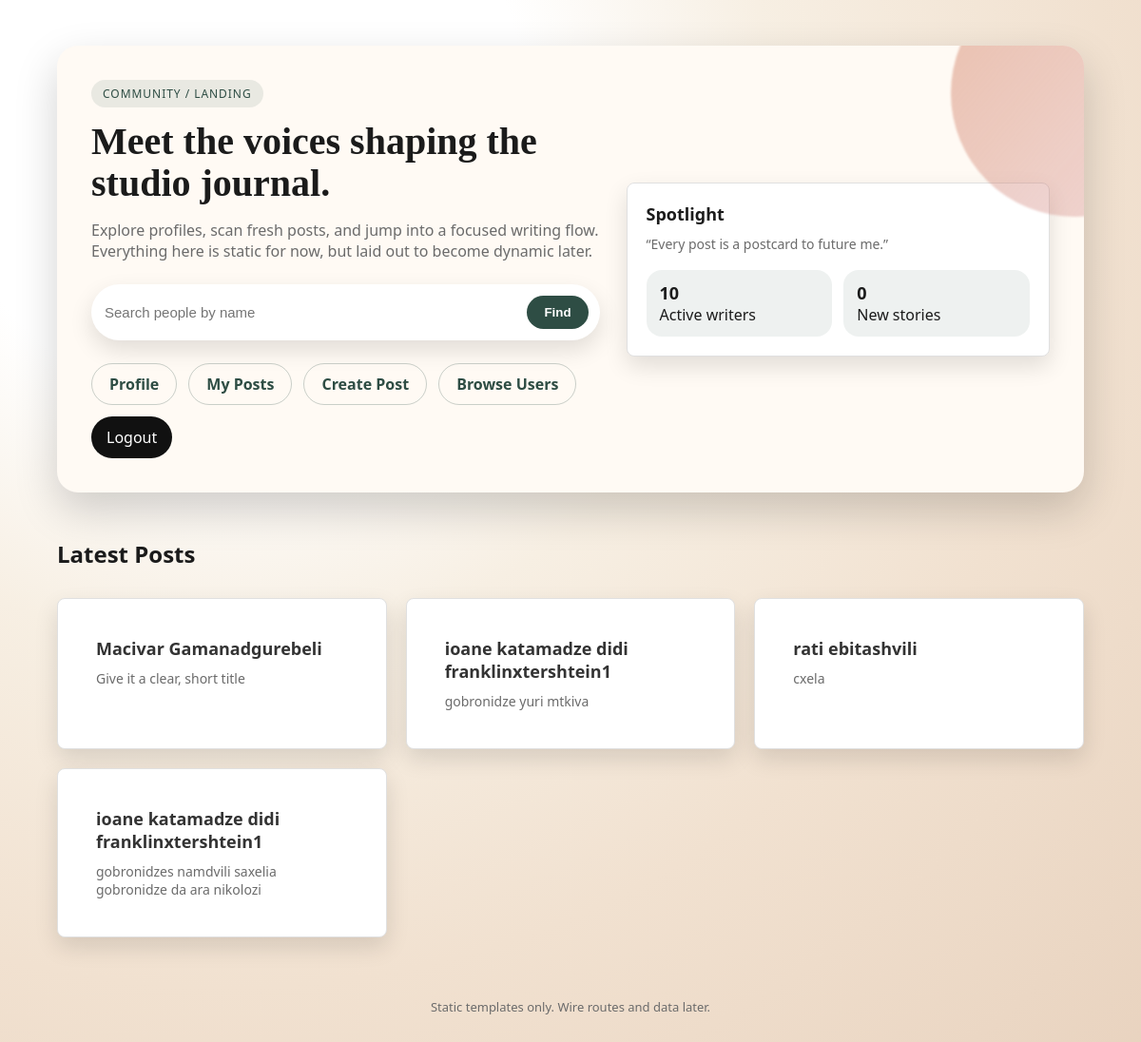
/ (signed in), run on the app's committed database.
### main/models/post.py (models this page shows, shortened)
class Posts(db.Model):
    id: Mapped[int] = mapped_column(primary_key=True)
    title: Mapped[str] = mapped_column(String(500))
    description: Mapped[str | None]
    user_id: Mapped[int] = mapped_column(
        ForeignKey("user.id", ondelete="CASCADE")
    )
    status: Mapped[str] = mapped_column(String(10), default="draft",
                                        server_default="draft")
    views_count: Mapped[int] = mapped_column(default=0, server_default='0')
    category: Mapped[str | None]
    published_at: Mapped[datetime | None]
    created_at: Mapped[datetime] = mapped_column(
        DateTime(timezone=True),
        server_default=func.now()
    )
    updated_at: Mapped[datetime] = mapped_column(
        DateTime(timezone=True),
        onupdate=func.now(),
        server_default=func.now()
    )
    user: Mapped["User"] = relationship(back_populates="posts")

### main/models/user.py (models this page shows, shortened)
class User(db.Model, UserMixin):
    id: Mapped[int] = mapped_column(primary_key=True)
    first_name: Mapped[str | None]
    last_name: Mapped[str | None]
    email: Mapped[str | None]
    password: Mapped[str | None]
    age: Mapped[int]
    posts: Mapped[list["Posts"]] = relationship(
        back_populates="user",
        cascade="all, delete-orphan",
        passive_deletes=True
    )
    profile: Mapped["Profile"] = relationship(
        back_populates="user",
        uselist=False
    )
    @property
    def username(self) -> str:
        return f"{self.first_name} {self.last_name}"

### main/routes/home.py (the view)
@main_bp.route("/home", methods=["GET"])
@main_bp.route("/")
@login_required
def home():
    now = datetime.now(tz=timezone.utc)
    one_hour_ago = now - timedelta(hours=1)
    print(one_hour_ago)
    users = db.session.scalars(db.select(User).limit(10)).all()
    latest_posts_count = db.session.scalar(db.select(func.count(Posts.id)).
                              where(Posts.created_at >= one_hour_ago))
    last_four_posts = db.session.execute(db.select(Posts).
                                         where(Posts.status == "published").
                                         order_by(Posts.created_at.desc()).limit(4)).scalars()
    return render_template("main/index.html", users=users,
                           latest_posts=latest_posts_count,
                           last_four_posts=last_four_posts)

### main/routes/users/template_views.py (called while the page is built)
@login_manager.user_loader
def load_user(user_id):
    return User.query.get(int(user_id))

### templates/main/index.html (shortened to what this page needs)
<!DOCTYPE html>
<html lang="en">
<head>
    <link rel="stylesheet" href="/static/style.css">
</head>
<body>
<main class="page">
    <div class="shell">
        <section class="hero">
            <div>
                <span class="pill">Community / Landing</span>
                <h1>Meet the voices shaping the studio journal.</h1>
                <p>Explore profiles, scan fresh posts, and jump into a focused writing flow. Everything here is static for now, but laid out to become dynamic later.</p>
                <form class="search-bar" action="{{ url_for('users.user_list') }}" method="get">
                    <input type="text" name="q" placeholder="Search people by name">
                    <button type="submit">Find</button>
                </form>
                <nav class="nav">
                    <a href="{{ url_for('users.profile') }}">Profile</a>
                    <a href="{{ url_for('posts.my_posts') }}">My Posts</a>
                    <a href="{{ url_for('posts.create_template_post') }}">Create Post</a>
                    <a href="{{ url_for('users.user_list') }}">Browse Users</a>
                    <form action="{{ url_for('users.logout') }}" method="post" class="logout-form">
                        <button type="submit">Logout</button>
                    </form>
                </nav>
            </div>
            <div>
                <div class="card">
                    <h3>Spotlight</h3>
                    <p>“Every post is a postcard to future me.”</p>
                    <div class="stats">
                        <div class="stat">
                            <span>{{ users | length }}</span>
                            Active writers
                        </div>
                        <div class="stat">
                            <span>{{ latest_posts }}</span>
                            New stories
                        </div>
                    </div>
                </div>
            </div>
        </section>
        {% if last_four_posts %}
            <div class="section-title">
                <h2>Latest Posts</h2>
            </div>
            <section class="card-grid">
                {% for post in last_four_posts %}
                    <article class="card">
                        <a href="{{ url_for('posts.post_detail_page', post_id=post.id) }}" class="card-link">
                            <h3>{{ post.user.username }}</h3>
                            <p>{{ post.title }}</p>
                        </a>
                    </article>
                {% endfor %}
            </section>
        {% else %}
            <div class="section-title">
                <h2>No Latest Posts</h2>
            </div>
        {% endif %}
        <p class="footer">Static templates only. Wire routes and data later.</p>
    </div>
</main>
</body>
</html>

### static/style.css (style rules this page uses)
:root { --ink: #1b1b1b; --muted: #6b6b6b; --cream: #f6f1e8; --peach: #f2c4a8; --clay: #d89073; --berry: #b84f64; --pine: #2e4d44; --paper: #fffaf4; --shadow: 0 18px 45px rgba(0, 0, 0, 0.18); --shadow-soft: 0 10px 25px rgba(0, 0, 0, 0.12); --radius-lg: 22px; --radius-md: 14px; }
* { box-sizing: border-box; }
body { margin: 0; font-family: "Space Grotesk", "Segoe UI", sans-serif; color: var(--ink); background: radial-gradient(circle at 20% 10%, #fff 0, #fff 22%, #f7efe3 40%, #f1e1d0 65%, #e8d2be 100%); min-height: 100vh; }
.page { padding: 48px 24px 80px; }
.shell { max-width: 1080px; margin: 0 auto; }
.hero { display: grid; grid-template-columns: minmax(0, 1.2fr) minmax(0, 1fr); gap: 28px; align-items: center; padding: 36px; background: var(--paper); border-radius: var(--radius-lg); box-shadow: var(--shadow); position: relative; overflow: hidden; }
.hero::after { content: ""; position: absolute; right: -120px; top: -80px; width: 260px; height: 260px; border-radius: 50%; background: linear-gradient(130deg, rgba(216, 144, 115, 0.55), rgba(184, 79, 100, 0.2)); filter: blur(1px); }
.hero h1 { font-family: "DM Serif Display", "Georgia", serif; font-size: 40px; line-height: 1.1; margin: 0 0 16px; }
.hero p { margin: 0 0 24px; color: var(--muted); font-size: 16px; }
.pill { display: inline-flex; align-items: center; gap: 8px; padding: 6px 12px; border-radius: 999px; background: rgba(46, 77, 68, 0.1); color: var(--pine); font-size: 12px; letter-spacing: 0.08em; text-transform: uppercase; margin-bottom: 14px; }
.nav { display: flex; flex-wrap: wrap; gap: 12px; margin: 24px 0 0; }
.nav a { text-decoration: none; padding: 10px 18px; border-radius: 999px; border: 1px solid rgba(46, 77, 68, 0.25); color: var(--pine); font-weight: 600; transition: transform 0.2s ease, box-shadow 0.2s ease; }
.card-grid { display: grid; grid-template-columns: repeat(auto-fit, minmax(240px, 1fr)); gap: 18px; margin-top: 30px; }
.card { background: var(--paper); border-radius: var(--radius-md); padding: 20px; box-shadow: var(--shadow-soft); }
.card h3 { margin: 0 0 10px; font-size: 18px; }
.card p { margin: 0; color: var(--muted); font-size: 14px; }
.section-title { display: flex; align-items: center; justify-content: space-between; margin: 48px 0 18px; }
.section-title h2 { margin: 0; font-size: 24px; }
.search-bar { display: flex; gap: 10px; padding: 12px; border-radius: 999px; background: #fff; box-shadow: var(--shadow-soft); max-width: 560px; }
.search-bar input { flex: 1; border: none; outline: none; font-size: 15px; }
.search-bar button { border: none; background: var(--pine); color: #fff; padding: 10px 18px; border-radius: 999px; font-weight: 600; cursor: pointer; }
.stats { display: grid; grid-template-columns: repeat(auto-fit, minmax(120px, 1fr)); gap: 12px; margin-top: 18px; }
.stat { background: rgba(46, 77, 68, 0.08); border-radius: 16px; padding: 12px 14px; }
.stat span { display: block; font-size: 18px; font-weight: 700; }
.footer { text-align: center; margin-top: 64px; color: var(--muted); font-size: 13px; }
.logout-form { display: inline; }
.logout-form button { border: none; background: #111; color: white; padding: 0.7rem 1rem; border-radius: 999px; cursor: pointer; font: inherit; }
.card-grid { display: grid; grid-template-columns: repeat(auto-fill, minmax(280px, 1fr)); gap: 20px; }
.card { background-color: #ffffff; border: 1px solid #e0e0e0; border-radius: 8px; overflow: hidden; transition: transform 0.2s ease, box-shadow 0.2s ease; }
.card-link { display: block; padding: 20px; text-decoration: none; color: #333333; }

### data on the page
Posts: user.username "Macivar Gamanadgurebeli", title "Give it a clear, short title"
Posts: user.username "ioane katamadze didi franklinxtershtein1", title "gobronidze yuri mtkiva"
Posts: user.username "rati ebitashvili", title "cxela"
Posts: user.username "ioane katamadze didi franklinxtershtein1", title "gobronidzes namdvili saxelia gobronidze da ara nikolozi"

### other printed values
{{ users | length }} "10"
{{ latest_posts }} "0"
